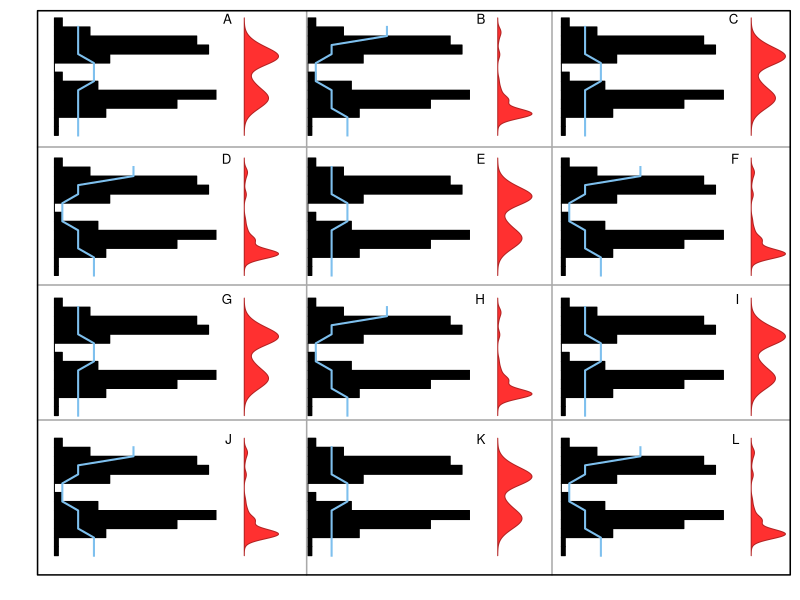

Write R code to recreate this figure.
# make some fake data
x1 <- hist(c(rnorm(100), rnorm(100, 6)), plot=FALSE)$counts
x2 <- c(6,6,6,6,6,6,10,10,10,6,6,6,6)
x3 <- c(rnorm(10,1), rnorm(30,5), rnorm(10, 10), rnorm(50,20), rnorm(10,25))
x4 <- c(10,10,10,6,6,6,2,2,2,6,6,20,20)
x5 <- c(rnorm(100,1), rnorm(30,5), rnorm(10, 10), rnorm(5,20), rnorm(10,25))
# assemble into lists (each represents one panel)
p1 <- list(obs=x1, true=x2, prob=density(x3))
p2 <- list(obs=x1, true=x4, prob=density(x5))
# make a list of 12 panels
x <- list(p1, p2, p1, p2, p1, p2, p1, p2, p1, p2, p1, p2)
# setup the layout and margins
np <- length(x)
pannum <- rep(seq(1:(2*np)), time=rep(c(3,1),np))
par(oma=c(2,2,1,1), mar=c(1,2,0,0))
layout(matrix(pannum, 4, 12, byrow=T))
# plot panels
for (i in 1:np) {
barplot(x[[i]][[1]], horiz = T, space = 0, 
        col = 'black', axes = F)
  points(x[[i]][[2]], 0:(length(x[[i]][[2]])-1),
        type='l', col = 'skyblue2',lwd = 2, lend=2)
  mtext(side=3, line=-1, adj=1.1, cex=0.8, LETTERS[i], xpd=NA)
plot(x[[i]][[3]]$y, x[[i]][[3]]$x, xlab='', 
     ylab='', type='n', axes=F)
polygon(x[[i]][[3]]$y, x[[i]][[3]]$x,
        col='firebrick1', border='firebrick')
}
# add boxes
x_min <- 0.95*grconvertX(0, from = "ndc", to = "user")
x_max <- 0.8*grconvertX(1, from = "ndc", to = "user")
y_min <- 0.6*grconvertY(0, from = "ndc", to = "user")
y_max <- 0.98*grconvertY(1, from = "ndc", to = "user")
x_divide1 <- grconvertX(1.15/3, from = "ndc", to = "user")
x_divide2 <- grconvertX(2.07/3, from = "ndc", to = "user")
y_divide1 <- grconvertY(1.2/4, from = "ndc", to = "user")
y_divide2 <- grconvertY(2.1/4, from = "ndc", to = "user")
y_divide3 <- grconvertY(3.02/4, from = "ndc", to = "user")
mylwd <- 1.5
mygridcol <- 'darkgray'
segments(x_divide1, y_min, x_divide1, y_max, xpd=NA, col=mygridcol, lwd=mylwd)
segments(x_divide2, y_min, x_divide2, y_max, xpd=NA, col=mygridcol, lwd=mylwd)
segments(x_min, y_divide1, x_max, y_divide1, xpd=NA, col=mygridcol, lwd=mylwd)
segments(x_min, y_divide2, x_max, y_divide2, xpd=NA, col=mygridcol, lwd=mylwd)
segments(x_min, y_divide3, x_max, y_divide3, xpd=NA, col=mygridcol, lwd=mylwd)
rect(xleft = x_min, ybottom = y_min, xright = x_max, ytop = y_max, 
     border = "black", lwd = 1.5, xpd=NA)
